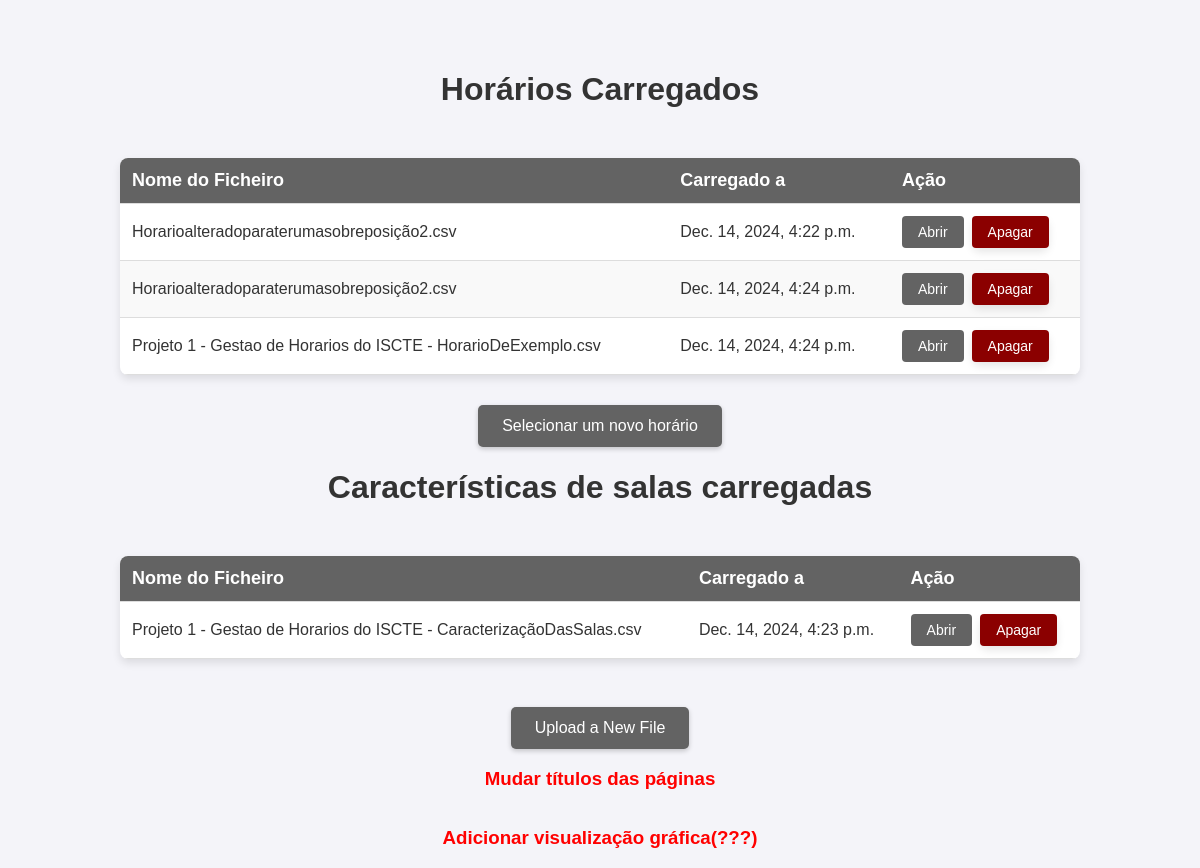
Before: / with the older database file.
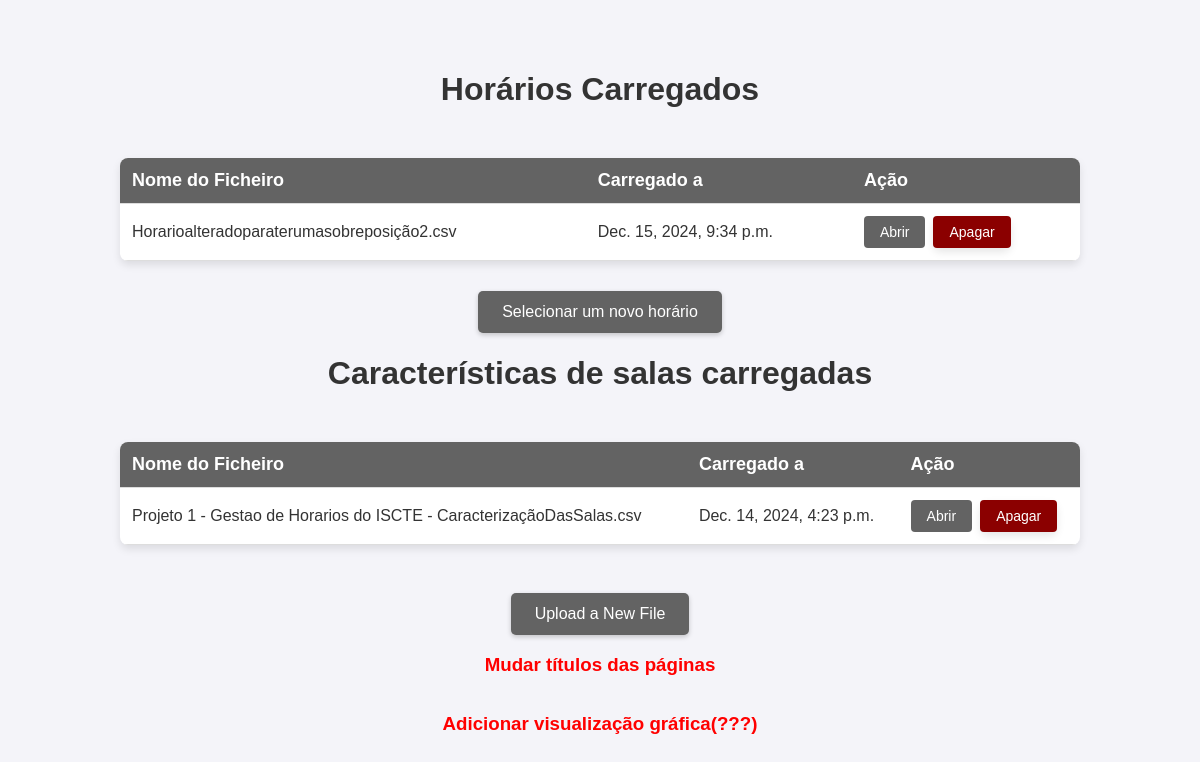
After: the same page with the newer database file.
### horariomanagerapp/models.py (models this page shows, shortened)
class Schedule(models.Model):
    name = models.CharField(max_length=200)  # Schedule name
    file = models.FileField(upload_to='schedules/')  # Upload path
    uploaded_at = models.DateTimeField(auto_now_add=True)  # Timestamp

class Characteristics(models.Model):
    name = models.CharField(max_length=255)  # File name
    file = models.FileField(upload_to='characteristics/')  # Save to 'media/characteristics'
    uploaded_at = models.DateTimeField(auto_now_add=True)  # Automatically set upload timestamp

### horariomanagerapp/views.py (the view)
# urls.py: path('', views.schedule_list, name='schedule_list'),
def schedule_list(request):
    schedules = Schedule.objects.all()
    characteristics = Characteristics.objects.last()
    return render(request, 'schedule_list.html', {'schedules': schedules, 'characteristics': characteristics})

### horariomanagerapp/templates/schedule_list.html (shortened to what this page needs)
<!DOCTYPE html>
<html lang="en">
<head>
    {% load static %}
    <link rel="stylesheet" type="text/css" href="{% static 'horariomanagerapp/style.css' %}">
</head>
<body>
    <h1>Horários Carregados</h1>
    <table class="schedule-table">
    <thead>
        <tr>
            <th>Nome do Ficheiro</th>
            <th>Carregado a</th>
            <th>Ação</th>
        </tr>
    </thead>
    <tbody>
        {% if schedules %}
            {% for schedule in schedules %}
                <tr>
                    <td>{{ schedule.name }}</td>
                    <td>{{ schedule.uploaded_at }}</td>
                    <td>
                        <div class="button-container">
                            <a href="{% url 'schedule_detail' schedule.id %}" class="view-btn">Abrir</a>
                            <form method="POST" action="{% url 'delete_schedule' schedule.id %}" class="inline-form">
                                <button type="submit" class="table-delete-btn" onclick="return confirmDelete('{{ schedule.name|escapejs }}');">Apagar</button>
                            </form>
                        </div>
                    </td>
                </tr>
            {% endfor %}
        {% else %}
            <tr>
                <td colspan="3" style="text-align: center;">Não há horários carregados.</td>
            </tr>
        {% endif %}
    </tbody>
</table>
    <a href="{% url 'upload_schedule' %}" class="custom-file-input" style="text-decoration: none;">Selecionar um novo horário</a>
        <h1>Características de salas carregadas</h1>
    <table class="schedule-table">
        <thead>
            <tr>
                <th>Nome do Ficheiro</th>
                <th>Carregado a</th>
                <th>Ação</th>
            </tr>
        </thead>
        <tbody>
            {% if characteristics %}
                    <tr>
                        <td>{{ characteristics.name }}</td>
                        <td>{{ characteristics.uploaded_at }}</td>
                        <td>
                            <div class="button-container">
                                <a href="{{ characteristics.file.url }}" target="_blank" class="view-btn">Abrir</a>
                                <form method="POST" action="{% url 'delete_characteristics' characteristics.id %}" class="inline-form">
                                    <button type="submit" class="table-delete-btn" onclick="return confirmDelete('{{ characteristics.name|escapejs }}');">Apagar</button>
                                </form>
                            </div>
                        </td>
                    </tr>
            {% else %}
                <tr>
                    <td colspan="3" style="text-align: center;">Não há características de salas carregadas.</td>
                </tr>
            {% endif %}
        </tbody>
    </table>
    <br><a href="{% url 'upload_characteristics' %}" class="custom-file-input" style="text-decoration: none;" id="uploadLink">Upload a New File</a>
<h3 style="color: red">Mudar títulos das páginas</h3>
<h3 style="color: red">Adicionar visualização gráfica(???)</h3>
</body>
</html>

### horariomanagerapp/static/horariomanagerapp/style.css (style rules this page uses)
body { font-family: Arial, sans-serif; background-color: #f4f4f9; color: #333; margin: 0; padding: 0; display: flex; flex-direction: column; align-items: center; padding-top: 50px; }
h1 { font-size: 2em; margin-bottom: 20px; color: #333; }
.button-container { display: flex; gap: 20px; align-items: center; }
.custom-file-input { padding: 12px 24px; background-color: #636363; color: white; font-size: 16px; cursor: pointer; border: none; border-radius: 5px; display: inline-block; transition: background-color 0.3s, transform 0.2s ease-in-out; box-shadow: 0 2px 5px rgba(0, 0, 0, 0.2); }
form { display: flex; flex-direction: column; align-items: center; background-color: #fff; padding: 20px; margin: 20px auto; border-radius: 8px; box-shadow: 0 4px 8px rgba(0, 0, 0, 0.1); width: 100%; max-width: 400px; }
button[type="submit"] { padding: 10px 20px; background-color: #636363; color: white; border: none; border-radius: 4px; font-size: 16px; cursor: pointer; transition: background-color 0.3s ease; width: 100%; }
.schedule-table { width: 80%; margin: 30px auto; border-collapse: collapse; background-color: #fff; box-shadow: 0 4px 8px rgba(0, 0, 0, 0.1); border-radius: 8px; overflow: hidden; }
.schedule-table th, .schedule-table td { padding: 12px; text-align: left; border-bottom: 1px solid #ddd; }
.schedule-table th { background-color: #636363; color: white; font-size: 18px; }
.view-btn { background-color: #636363; color: white; padding: 8px 16px; text-decoration: none; border-radius: 4px; font-size: 14px; transition: background-color 0.3s ease; }
.inline-form { display: flex; margin: 0; padding: 0; background: none; border: none; align-items: center; width: fit-content; }
.inline-form .table-delete-btn { background-color: #8b0000; color: white; padding: 8px 16px; text-align: center; border-radius: 4px; font-size: 14px; cursor: pointer; transition: background-color 0.3s ease; display: inline-block; border: none; }
.button-container { display: flex; gap: 8px; }

Changed rows visible on the page:
removed Schedule: name "Horarioalteradoparaterumasobreposição2.csv", uploaded_at "Dec. 14, 2024, 4:22 p.m."
removed Schedule: name "Horarioalteradoparaterumasobreposição2.csv", uploaded_at "Dec. 14, 2024, 4:24 p.m."
removed Schedule: name "Projeto 1 - Gestao de Horarios do ISCTE - HorarioDeExemplo.csv", uploaded_at "Dec. 14, 2024, 4:24 p.m."
added Schedule: name "Horarioalteradoparaterumasobreposição2.csv", uploaded_at "Dec. 15, 2024, 9:34 p.m."
